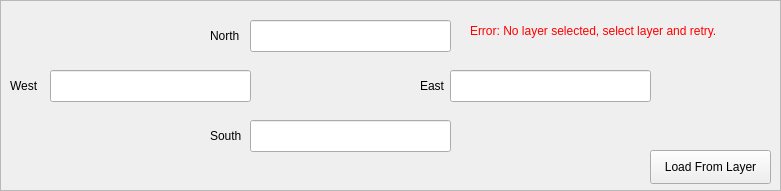
   <widget class="QFrame" name="geoBBFrame">
    <property name="geometry">
     <rect>
      <x>20</x>
      <y>120</y>
      <width>781</width>
      <height>191</height>
     </rect>
    </property>
    <property name="frameShape">
     <enum>QFrame::StyledPanel</enum>
    </property>
    <property name="frameShadow">
     <enum>QFrame::Raised</enum>
    </property>
    <widget class="QLineEdit" name="northExtent">
     <property name="geometry">
      <rect>
       <x>250</x>
       <y>20</y>
       <width>201</width>
       <height>32</height>
      </rect>
     </property>
     <property name="readOnly">
      <bool>true</bool>
     </property>
    </widget>
    <widget class="QLineEdit" name="southExtent">
     <property name="geometry">
      <rect>
       <x>250</x>
       <y>120</y>
       <width>201</width>
       <height>32</height>
      </rect>
     </property>
     <property name="readOnly">
      <bool>true</bool>
     </property>
    </widget>
    <widget class="QLineEdit" name="westExtent">
     <property name="geometry">
      <rect>
       <x>50</x>
       <y>70</y>
       <width>201</width>
       <height>32</height>
      </rect>
     </property>
     <property name="readOnly">
      <bool>true</bool>
     </property>
    </widget>
    <widget class="QLineEdit" name="eastExtent">
     <property name="geometry">
      <rect>
       <x>450</x>
       <y>70</y>
       <width>201</width>
       <height>32</height>
      </rect>
     </property>
     <property name="readOnly">
      <bool>true</bool>
     </property>
    </widget>
    <widget class="QLabel" name="geoBBWestLabel">
     <property name="geometry">
      <rect>
       <x>10</x>
       <y>70</y>
       <width>41</width>
       <height>31</height>
      </rect>
     </property>
     <property name="text">
      <string>West</string>
     </property>
    </widget>
    <widget class="QLabel" name="geoBBSouthLabel">
     <property name="geometry">
      <rect>
       <x>210</x>
       <y>120</y>
       <width>41</width>
       <height>31</height>
      </rect>
     </property>
     <property name="text">
      <string>South</string>
     </property>
    </widget>
    <widget class="QLabel" name="geoBBNorthLabel">
     <property name="geometry">
      <rect>
       <x>210</x>
       <y>20</y>
       <width>41</width>
       <height>31</height>
      </rect>
     </property>
     <property name="text">
      <string>North</string>
     </property>
    </widget>
    <widget class="QLabel" name="geoBBEastLabel">
     <property name="geometry">
      <rect>
       <x>420</x>
       <y>70</y>
       <width>31</width>
       <height>31</height>
      </rect>
     </property>
     <property name="text">
      <string>East</string>
     </property>
    </widget>
    <widget class="QPushButton" name="loadExtent">
     <property name="geometry">
      <rect>
       <x>650</x>
       <y>150</y>
       <width>121</width>
       <height>34</height>
      </rect>
     </property>
     <property name="text">
      <string>Load From Layer</string>
     </property>
    </widget>
    <widget class="QLabel" name="bbError">
     <property name="geometry">
      <rect>
       <x>470</x>
       <y>10</y>
       <width>301</width>
       <height>41</height>
      </rect>
     </property>
     <property name="palette">
      <palette>
       <active>
        <colorrole role="WindowText">
         <brush brushstyle="SolidPattern">
          <color alpha="255">
           <red>255</red>
           <green>0</green>
           <blue>0</blue>
          </color>
         </brush>
        </colorrole>
       </active>
       <inactive>
        <colorrole role="WindowText">
         <brush brushstyle="SolidPattern">
          <color alpha="255">
           <red>255</red>
           <green>0</green>
           <blue>0</blue>
          </color>
         </brush>
        </colorrole>
       </inactive>
       <disabled>
        <colorrole role="WindowText">
         <brush brushstyle="SolidPattern">
          <color alpha="255">
           <red>49</red>
           <green>54</green>
           <blue>59</blue>
          </color>
         </brush>
        </colorrole>
       </disabled>
      </palette>
     </property>
     <property name="text">
      <string>Error: No layer selected, select layer and retry.</string>
     </property>
    </widget>
   </widget>
